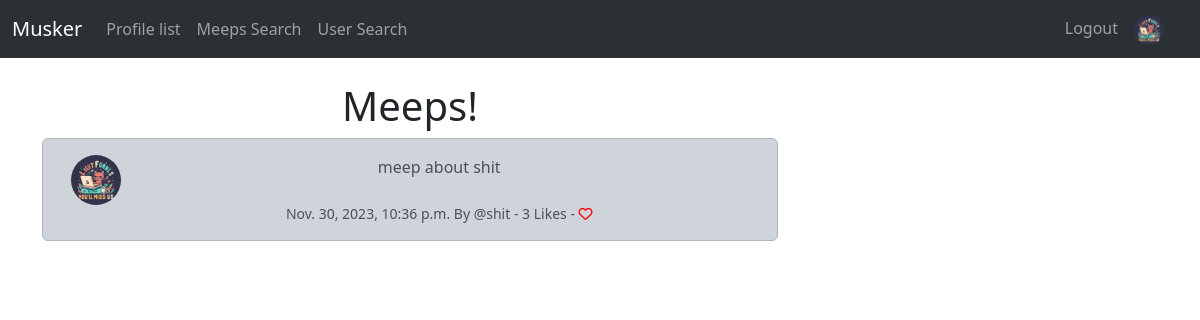
The app's page /meep_share/2 (signed in) with its own data.
### musker/models.py (models this page shows, shortened)
class Meep(models.Model):
    user = models.ForeignKey(
        User, related_name="meeps",
        on_delete=models.DO_NOTHING
    )
    body = models.CharField(max_length=200)
    created_at = models.DateTimeField(auto_now_add=True)
    likes = models.ManyToManyField(User, related_name="meep_like", blank=True)
    def number_of_likes(self):
        return self.likes.count()

### musker/views.py (the view)
# urls.py: path('meep_share/<int:pk>', views.meep_share, name='meep_share'),
def meep_share(request, pk):
    meep = get_object_or_404(Meep, id=pk)
    if meep:
        return render(request, 'meep_share.html', {'meep': meep})
    else:
        messages.success(request, ("This Meep does not exist"))
        return redirect('home')

### musker/templates/meep_share.html (shortened to what this page needs)
{% extends 'base.html' %}
{% load static %}
{% block content %}
<div class="container text-center">
    <div class="row">
        <div class="col-8">
            <h1>Meeps!</h1>
            <div class="alert alert-dark" role="alert">
                <div class="container">
                    <div class="row">
                        <div class="col-1">
                            {% if meep.user.profile.profile_image %}
                                <img class="rounded-circle" src="{{ meep.user.profile.profile_image.url }}" width="50" height="50">
                            {% else %}
                                <img class="rounded-circle" src="{% static 'images/default.jpeg' %}" width="50" height="50">
                            {% endif %}
                        </div>
                        <div class="col-11">
                            {{ meep.body }} <br><br>
                            <small>
                                <div class="text-muted">
                                    {{ meep.created_at }}
                                    By @{{ meep.user.username }}
                                    - {{ meep.number_of_likes }} Likes -
                                    {% if user in meep.likes.all %}
                                        <a href="{% url 'meep_like' meep.id %}">
                                            <i class="fa-solid fa-heart" style="color: red;"></i>
                                        </a>
                                    {% else %}
                                        <a href="{% url 'meep_like' meep.id %}">
                                            <i class="fa fa-heart-o" style="color: red;"></i>
                                        </a>
                                    {% endif %}
                                </div>
                            </small>
                        </div>
                    </div>
                </div>
            </div>
        </div>
        <div class="col-4">
            <br><br>
        </div>
    </div>
</div>
{% endblock %}

### records on screen
Meep: body "meep about shit", created_at "Nov. 30, 2023, 10:36 p.m.", user.username "shit", number_of_likes "3"
